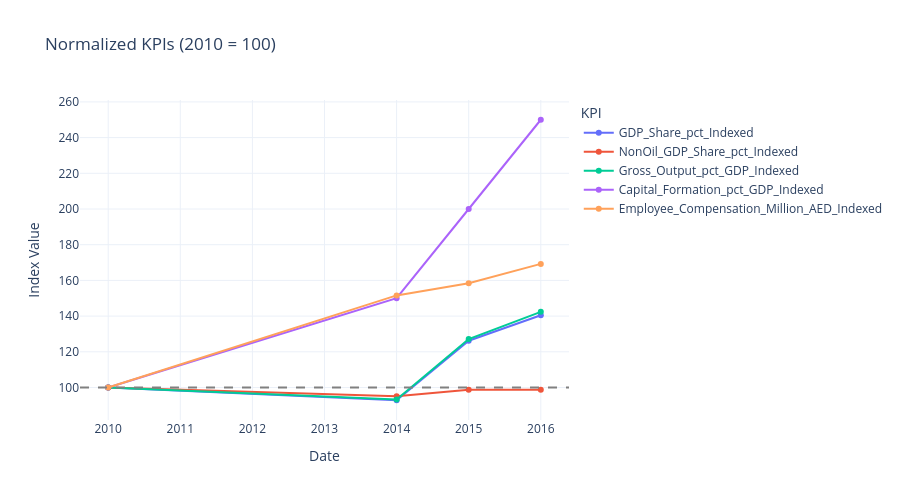

The cell this chart's notebook holds for it:
### Code cell
# Indexed interactive
indexed_long = indexed_df.melt(
    id_vars='Date',
    value_vars=[f"{col}_Indexed" for col in kpi_cols],
    var_name='KPI',
    value_name='Index_2010_100'
)

fig_index = px.line(
    indexed_long,
    x='Date',
    y='Index_2010_100',
    color='KPI',
    markers=True,
    title='Normalized KPIs (2010 = 100)',
    labels={'Index_2010_100': 'Index Value'}
)

fig_index.add_hline(y=100, line_dash="dash", line_color="gray")
fig_index.update_layout(template='plotly_white', height=500)
fig_index.show()

### Figure 1 — Plotly figure (JSON) as saved in the notebook; plotly's stock layout.template omitted (floating-point values rounded to 4 significant figures)
{"data": [{"hovertemplate": "KPI=GDP_Share_pct_Indexed<br>Date=%{x}<br>Index Value=%{y}<extra></extra>", "legendgroup": "GDP_Share_pct_Indexed", "line": {"color": "#636efa", "dash": "solid"}, "marker": {"symbol": "circle"}, "mode": "lines+markers", "name": "GDP_Share_pct_Indexed", "orientation": "v", "showlegend": true, "type": "scatter", "x": [2010, 2014, 2015, 2016], "xaxis": "x", "y": [100.0, 92.86, 126.2, 140.5], "yaxis": "y"}, {"hovertemplate": "KPI=NonOil_GDP_Share_pct_Indexed<br>Date=%{x}<br>Index Value=%{y}<extra></extra>", "legendgroup": "NonOil_GDP_Share_pct_Indexed", "line": {"color": "#EF553B", "dash": "solid"}, "marker": {"symbol": "circle"}, "mode": "lines+markers", "name": "NonOil_GDP_Share_pct_Indexed", "orientation": "v", "showlegend": true, "type": "scatter", "x": [2010, 2014, 2015, 2016], "xaxis": "x", "y": [100.0, 95.12, 98.78, 98.78], "yaxis": "y"}, {"hovertemplate": "KPI=Gross_Output_pct_GDP_Indexed<br>Date=%{x}<br>Index Value=%{y}<extra></extra>", "legendgroup": "Gross_Output_pct_GDP_Indexed", "line": {"color": "#00cc96", "dash": "solid"}, "marker": {"symbol": "circle"}, "mode": "lines+markers", "name": "Gross_Output_pct_GDP_Indexed", "orientation": "v", "showlegend": true, "type": "scatter", "x": [2010, 2014, 2015, 2016], "xaxis": "x", "y": [100.0, 93.22, 127.1, 142.4], "yaxis": "y"}, {"hovertemplate": "KPI=Capital_Formation_pct_GDP_Indexed<br>Date=%{x}<br>Index Value=%{y}<extra></extra>", "legendgroup": "Capital_Formation_pct_GDP_Indexed", "line": {"color": "#ab63fa", "dash": "solid"}, "marker": {"symbol": "circle"}, "mode": "lines+markers", "name": "Capital_Formation_pct_GDP_Indexed", "orientation": "v", "showlegend": true, "type": "scatter", "x": [2010, 2014, 2015, 2016], "xaxis": "x", "y": [100.0, 150.0, 200.0, 250.0], "yaxis": "y"}, {"hovertemplate": "KPI=Employee_Compensation_Million_AED_Indexed<br>Date=%{x}<br>Index Value=%{y}<extra></extra>", "legendgroup": "Employee_Compensation_Million_AED_Indexed", "line": {"color": "#FFA15A", "dash": "solid"}, "marker": {"symbol": "circle"}, "mode": "lines+markers", "name": "Employee_Compensation_Million_AED_Indexed", "orientation": "v", "showlegend": true, "type": "scatter", "x": [2010, 2014, 2015, 2016], "xaxis": "x", "y": [100.0, 151.6, 158.5, 169.3], "yaxis": "y"}], "layout": {"height": 500, "legend": {"title": {"text": "KPI"}, "tracegroupgap": 0}, "shapes": [{"line": {"color": "gray", "dash": "dash"}, "type": "line", "x0": 0, "x1": 1, "xref": "x domain", "y0": 100, "y1": 100, "yref": "y"}], "title": {"text": "Normalized KPIs (2010 = 100)"}, "xaxis": {"anchor": "y", "domain": [0, 1], "title": {"text": "Date"}}, "yaxis": {"anchor": "x", "domain": [0, 1], "title": {"text": "Index Value"}}}}
